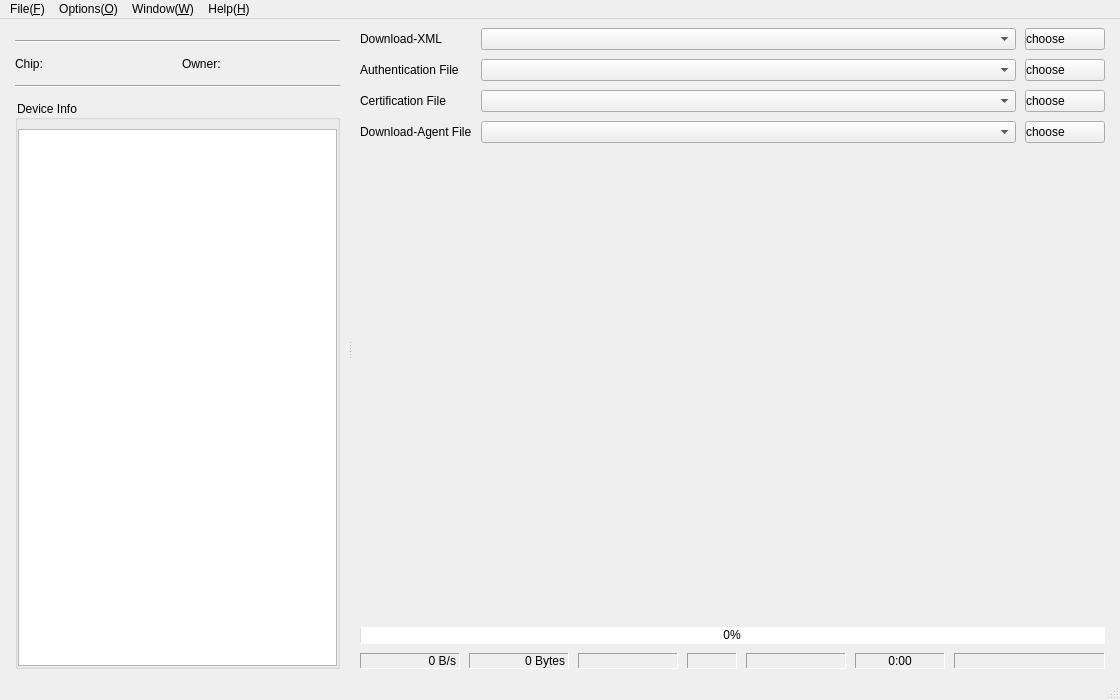
<?xml version="1.0" encoding="UTF-8"?>
<ui version="4.0">
 <class>MainWindow</class>
 <widget class="QMainWindow" name="MainWindow">
  <property name="geometry">
   <rect>
    <x>0</x>
    <y>0</y>
    <width>1120</width>
    <height>700</height>
   </rect>
  </property>
  <property name="minimumSize">
   <size>
    <width>1120</width>
    <height>700</height>
   </size>
  </property>
  <property name="windowTitle">
   <string/>
  </property>
  <property name="windowIcon">
   <iconset resource="../Resources/icon.qrc">
    <normaloff>:/images/application.png</normaloff>:/images/application.png</iconset>
  </property>
  <widget class="QWidget" name="centralwidget">
   <property name="styleSheet">
    <string notr="true">alternate-background-color: rgb(85, 170, 127);</string>
   </property>
   <layout class="QVBoxLayout" name="verticalLayout_3">
    <item>
     <widget class="QSplitter" name="splitter">
      <property name="styleSheet">
       <string notr="true">QSplitter::handle{background-color: rgb(172, 172, 172);};</string>
      </property>
      <property name="frameShape">
       <enum>QFrame::Panel</enum>
      </property>
      <property name="lineWidth">
       <number>0</number>
      </property>
      <property name="midLineWidth">
       <number>1</number>
      </property>
      <property name="orientation">
       <enum>Qt::Horizontal</enum>
      </property>
      <property name="handleWidth">
       <number>2</number>
      </property>
      <property name="childrenCollapsible">
       <bool>false</bool>
      </property>
      <widget class="QWidget" name="layoutWidget">
       <layout class="QVBoxLayout" name="verticalLayout_7">
        <property name="spacing">
         <number>12</number>
        </property>
        <property name="sizeConstraint">
         <enum>QLayout::SetDefaultConstraint</enum>
        </property>
        <property name="leftMargin">
         <number>6</number>
        </property>
        <property name="rightMargin">
         <number>9</number>
        </property>
        <item>
         <widget class="BromConnSettingWidget" name="bromConnSettingWidget" native="true">
          <property name="sizePolicy">
           <sizepolicy hsizetype="Minimum" vsizetype="Minimum">
            <horstretch>0</horstretch>
            <verstretch>0</verstretch>
           </sizepolicy>
          </property>
         </widget>
        </item>
        <item>
         <widget class="Line" name="line_2">
          <property name="orientation">
           <enum>Qt::Horizontal</enum>
          </property>
         </widget>
        </item>
        <item>
         <layout class="QHBoxLayout" name="horizontalLayout_3">
          <property name="spacing">
           <number>9</number>
          </property>
          <item>
           <widget class="QLabel" name="label_chip">
            <property name="text">
             <string>Chip:</string>
            </property>
           </widget>
          </item>
          <item>
           <widget class="QLabel" name="label_chip_value">
            <property name="font">
             <font>
              <pointsize>12</pointsize>
              <weight>75</weight>
              <bold>true</bold>
             </font>
            </property>
            <property name="text">
             <string/>
            </property>
           </widget>
          </item>
          <item>
           <widget class="QLabel" name="label_owner">
            <property name="text">
             <string>Owner:</string>
            </property>
           </widget>
          </item>
          <item>
           <widget class="QLabel" name="label_owner_name">
            <property name="font">
             <font>
              <pointsize>12</pointsize>
              <weight>75</weight>
              <bold>true</bold>
             </font>
            </property>
            <property name="text">
             <string/>
            </property>
            <property name="textFormat">
             <enum>Qt::AutoText</enum>
            </property>
           </widget>
          </item>
         </layout>
        </item>
        <item>
         <widget class="Line" name="line">
          <property name="orientation">
           <enum>Qt::Horizontal</enum>
          </property>
         </widget>
        </item>
        <item>
         <widget class="QGroupBox" name="groupBox">
          <property name="sizePolicy">
           <sizepolicy hsizetype="Minimum" vsizetype="Expanding">
            <horstretch>0</horstretch>
            <verstretch>0</verstretch>
           </sizepolicy>
          </property>
          <property name="title">
           <string>Device Info</string>
          </property>
          <layout class="QVBoxLayout" name="verticalLayout_6">
           <property name="spacing">
            <number>0</number>
           </property>
           <property name="leftMargin">
            <number>0</number>
           </property>
           <property name="topMargin">
            <number>9</number>
           </property>
           <property name="rightMargin">
            <number>0</number>
           </property>
           <property name="bottomMargin">
            <number>0</number>
           </property>
           <item>
            <widget class="QTextEdit" name="textEdit_device_info">
             <property name="sizePolicy">
              <sizepolicy hsizetype="Expanding" vsizetype="Expanding">
               <horstretch>0</horstretch>
               <verstretch>100</verstretch>
              </sizepolicy>
             </property>
             <property name="font">
              <font>
               <pointsize>11</pointsize>
              </font>
             </property>
             <property name="readOnly">
              <bool>true</bool>
             </property>
             <property name="tabStopWidth">
              <number>80</number>
             </property>
            </widget>
           </item>
          </layout>
         </widget>
        </item>
       </layout>
      </widget>
      <widget class="QWidget" name="layoutWidget">
       <layout class="QVBoxLayout" name="verticalLayout_2" stretch="0,1,0">
        <property name="spacing">
         <number>9</number>
        </property>
        <property name="leftMargin">
         <number>9</number>
        </property>
        <property name="rightMargin">
         <number>6</number>
        </property>
        <item>
         <layout class="QGridLayout" name="gridLayout">
          <item row="0" column="0">
           <widget class="QLabel" name="label_download_xml">
            <property name="sizePolicy">
             <sizepolicy hsizetype="Minimum" vsizetype="Preferred">
              <horstretch>0</horstretch>
              <verstretch>0</verstretch>
             </sizepolicy>
            </property>
            <property name="text">
             <string>Download-XML</string>
            </property>
           </widget>
          </item>
          <item row="0" column="1">
           <widget class="QComboBox" name="comboBox_flash_xml_file">
            <property name="sizePolicy">
             <sizepolicy hsizetype="Expanding" vsizetype="Fixed">
              <horstretch>0</horstretch>
              <verstretch>0</verstretch>
             </sizepolicy>
            </property>
            <property name="maxCount">
             <number>10</number>
            </property>
           </widget>
          </item>
          <item row="0" column="2">
           <widget class="QPushButton" name="pushButton_flash_xml">
            <property name="styleSheet">
             <string notr="true">QPushButton {
    text-align:left;
}
</string>
            </property>
            <property name="text">
             <string>choose</string>
            </property>
            <property name="icon">
             <iconset resource="../Resources/icon.qrc">
              <normaloff>:/images/folder.png</normaloff>:/images/folder.png</iconset>
            </property>
            <property name="iconSize">
             <size>
              <width>20</width>
              <height>20</height>
             </size>
            </property>
           </widget>
          </item>
          <item row="1" column="0">
           <widget class="QLabel" name="label_authFile">
            <property name="sizePolicy">
             <sizepolicy hsizetype="Minimum" vsizetype="Preferred">
              <horstretch>0</horstretch>
              <verstretch>0</verstretch>
             </sizepolicy>
            </property>
            <property name="toolTip">
             <string>Only used for security download</string>
            </property>
            <property name="text">
             <string>Authentication File</string>
            </property>
           </widget>
          </item>
          <item row="1" column="1">
           <widget class="QComboBox" name="comboBox_authFilePath">
            <property name="sizePolicy">
             <sizepolicy hsizetype="Expanding" vsizetype="Fixed">
              <horstretch>0</horstretch>
              <verstretch>0</verstretch>
             </sizepolicy>
            </property>
            <property name="acceptDrops">
             <bool>false</bool>
            </property>
            <property name="whatsThis">
             <string>Optional: Only used for security download</string>
            </property>
            <property name="editable">
             <bool>false</bool>
            </property>
            <property name="maxCount">
             <number>10</number>
            </property>
            <property name="insertPolicy">
             <enum>QComboBox::InsertAtTop</enum>
            </property>
           </widget>
          </item>
          <item row="1" column="2">
           <widget class="QPushButton" name="pushButton_authFile">
            <property name="styleSheet">
             <string notr="true">QPushButton {
    text-align:left;
}</string>
            </property>
            <property name="text">
             <string>choose</string>
            </property>
            <property name="icon">
             <iconset resource="../Resources/icon.qrc">
              <normaloff>:/images/folder.png</normaloff>:/images/folder.png</iconset>
            </property>
            <property name="iconSize">
             <size>
              <width>20</width>
              <height>20</height>
             </size>
            </property>
           </widget>
          </item>
          <item row="2" column="0">
           <widget class="QLabel" name="label_certFile">
            <property name="sizePolicy">
             <sizepolicy hsizetype="Minimum" vsizetype="Preferred">
              <horstretch>0</horstretch>
              <verstretch>0</verstretch>
             </sizepolicy>
            </property>
            <property name="text">
             <string>Certification File</string>
            </property>
           </widget>
          </item>
          <item row="2" column="1">
           <widget class="QComboBox" name="comboBox_certFilePath">
            <property name="sizePolicy">
             <sizepolicy hsizetype="Expanding" vsizetype="Fixed">
              <horstretch>0</horstretch>
              <verstretch>0</verstretch>
             </sizepolicy>
            </property>
            <property name="whatsThis">
             <string>optional: only used for security debug.</string>
            </property>
            <property name="maxCount">
             <number>10</number>
            </property>
            <property name="insertPolicy">
             <enum>QComboBox::InsertAtTop</enum>
            </property>
           </widget>
          </item>
          <item row="2" column="2">
           <widget class="QPushButton" name="pushButton_CertFile">
            <property name="enabled">
             <bool>true</bool>
            </property>
            <property name="layoutDirection">
             <enum>Qt::LeftToRight</enum>
            </property>
            <property name="autoFillBackground">
             <bool>false</bool>
            </property>
            <property name="styleSheet">
             <string notr="true">QPushButton {
    text-align:left;
}
</string>
            </property>
            <property name="text">
             <string>choose</string>
            </property>
            <property name="icon">
             <iconset resource="../Resources/icon.qrc">
              <normaloff>:/images/folder.png</normaloff>:/images/folder.png</iconset>
            </property>
            <property name="iconSize">
             <size>
              <width>20</width>
              <height>20</height>
             </size>
            </property>
            <property name="autoExclusive">
             <bool>false</bool>
            </property>
           </widget>
          </item>
          <item row="3" column="0">
           <widget class="QLabel" name="label_daFile">
            <property name="text">
             <string>Download-Agent File</string>
            </property>
           </widget>
          </item>
          <item row="3" column="1">
           <widget class="QComboBox" name="comboBox_daFilePath">
            <property name="sizePolicy">
             <sizepolicy hsizetype="Expanding" vsizetype="Fixed">
              <horstretch>0</horstretch>
              <verstretch>0</verstretch>
             </sizepolicy>
            </property>
            <property name="maxCount">
             <number>10</number>
            </property>
           </widget>
          </item>
          <item row="3" column="2">
           <widget class="QPushButton" name="pushButton_daFile">
            <property name="styleSheet">
             <string notr="true">QPushButton {
    text-align:left;
}
</string>
            </property>
            <property name="text">
             <string>choose</string>
            </property>
            <property name="icon">
             <iconset resource="../Resources/icon.qrc">
              <normaloff>:/images/folder.png</normaloff>:/images/folder.png</iconset>
            </property>
            <property name="iconSize">
             <size>
              <width>20</width>
              <height>20</height>
             </size>
            </property>
           </widget>
          </item>
         </layout>
        </item>
        <item>
         <widget class="QTabWidget" name="tabWidget">
          <property name="enabled">
           <bool>true</bool>
          </property>
          <property name="sizePolicy">
           <sizepolicy hsizetype="Expanding" vsizetype="Expanding">
            <horstretch>100</horstretch>
            <verstretch>0</verstretch>
           </sizepolicy>
          </property>
          <property name="minimumSize">
           <size>
            <width>0</width>
            <height>0</height>
           </size>
          </property>
          <property name="toolTip">
           <string/>
          </property>
          <property name="styleSheet">
           <string notr="true">QTabBar::tab:selected {
	background-color: rgb(242, 253, 255);
}

QTabWidget::pane{
background-color: rgb(250, 255, 247);
}</string>
          </property>
          <property name="tabShape">
           <enum>QTabWidget::Rounded</enum>
          </property>
          <property name="currentIndex">
           <number>-1</number>
          </property>
          <property name="documentMode">
           <bool>true</bool>
          </property>
          <property name="movable">
           <bool>true</bool>
          </property>
         </widget>
        </item>
        <item>
         <layout class="QVBoxLayout" name="verticalLayout">
          <item>
           <widget class="QProgressBar" name="progressBar">
            <property name="sizePolicy">
             <sizepolicy hsizetype="Preferred" vsizetype="Preferred">
              <horstretch>0</horstretch>
              <verstretch>0</verstretch>
             </sizepolicy>
            </property>
            <property name="minimumSize">
             <size>
              <width>0</width>
              <height>17</height>
             </size>
            </property>
            <property name="maximumSize">
             <size>
              <width>16777215</width>
              <height>17</height>
             </size>
            </property>
            <property name="palette">
             <palette>
              <active>
               <colorrole role="Button">
                <brush brushstyle="SolidPattern">
                 <color alpha="255">
                  <red>193</red>
                  <green>249</green>
                  <blue>255</blue>
                 </color>
                </brush>
               </colorrole>
               <colorrole role="Base">
                <brush brushstyle="SolidPattern">
                 <color alpha="255">
                  <red>193</red>
                  <green>249</green>
                  <blue>255</blue>
                 </color>
                </brush>
               </colorrole>
               <colorrole role="Window">
                <brush brushstyle="SolidPattern">
                 <color alpha="255">
                  <red>193</red>
                  <green>249</green>
                  <blue>255</blue>
                 </color>
                </brush>
               </colorrole>
               <colorrole role="AlternateBase">
                <brush brushstyle="SolidPattern">
                 <color alpha="255">
                  <red>85</red>
                  <green>170</green>
                  <blue>127</blue>
                 </color>
                </brush>
               </colorrole>
              </active>
              <inactive>
               <colorrole role="Button">
                <brush brushstyle="SolidPattern">
                 <color alpha="255">
                  <red>193</red>
                  <green>249</green>
                  <blue>255</blue>
                 </color>
                </brush>
               </colorrole>
               <colorrole role="Base">
                <brush brushstyle="SolidPattern">
                 <color alpha="255">
                  <red>193</red>
                  <green>249</green>
                  <blue>255</blue>
                 </color>
                </brush>
               </colorrole>
               <colorrole role="Window">
                <brush brushstyle="SolidPattern">
                 <color alpha="255">
                  <red>193</red>
                  <green>249</green>
                  <blue>255</blue>
                 </color>
                </brush>
               </colorrole>
               <colorrole role="AlternateBase">
                <brush brushstyle="SolidPattern">
                 <color alpha="255">
                  <red>85</red>
                  <green>170</green>
                  <blue>127</blue>
                 </color>
                </brush>
               </colorrole>
              </inactive>
              <disabled>
               <colorrole role="Button">
                <brush brushstyle="SolidPattern">
                 <color alpha="255">
                  <red>193</red>
                  <green>249</green>
                  <blue>255</blue>
                 </color>
                </brush>
               </colorrole>
               <colorrole role="Base">
                <brush brushstyle="SolidPattern">
                 <color alpha="255">
                  <red>193</red>
                  <green>249</green>
                  <blue>255</blue>
                 </color>
                </brush>
               </colorrole>
               <colorrole role="Window">
                <brush brushstyle="SolidPattern">
                 <color alpha="255">
                  <red>193</red>
                  <green>249</green>
                  <blue>255</blue>
                 </color>
                </brush>
               </colorrole>
               <colorrole role="AlternateBase">
                <brush brushstyle="SolidPattern">
                 <color alpha="255">
                  <red>85</red>
                  <green>170</green>
                  <blue>127</blue>
                 </color>
                </brush>
               </colorrole>
              </disabled>
             </palette>
            </property>
            <property name="font">
             <font>
              <weight>50</weight>
              <bold>false</bold>
             </font>
            </property>
            <property name="autoFillBackground">
             <bool>false</bool>
            </property>
            <property name="styleSheet">
             <string notr="true">QProgressBar { border-radius: 0px;text-align: center}</string>
            </property>
            <property name="value">
             <number>0</number>
            </property>
            <property name="alignment">
             <set>Qt::AlignCenter</set>
            </property>
            <property name="orientation">
             <enum>Qt::Horizontal</enum>
            </property>
            <property name="invertedAppearance">
             <bool>false</bool>
            </property>
            <property name="textDirection">
             <enum>QProgressBar::TopToBottom</enum>
            </property>
            <property name="format">
             <string>%p%</string>
            </property>
           </widget>
          </item>
          <item>
           <layout class="QHBoxLayout" name="horizontalLayout">
            <item>
             <widget class="QLabel" name="label_SpeedInfo">
              <property name="minimumSize">
               <size>
                <width>100</width>
                <height>0</height>
               </size>
              </property>
              <property name="maximumSize">
               <size>
                <width>100</width>
                <height>16777215</height>
               </size>
              </property>
              <property name="layoutDirection">
               <enum>Qt::LeftToRight</enum>
              </property>
              <property name="frameShape">
               <enum>QFrame::Panel</enum>
              </property>
              <property name="frameShadow">
               <enum>QFrame::Sunken</enum>
              </property>
              <property name="lineWidth">
               <number>1</number>
              </property>
              <property name="midLineWidth">
               <number>0</number>
              </property>
              <property name="text">
               <string>0 B/s</string>
              </property>
              <property name="alignment">
               <set>Qt::AlignRight|Qt::AlignTrailing|Qt::AlignVCenter</set>
              </property>
             </widget>
            </item>
            <item>
             <widget class="QLabel" name="label_total">
              <property name="minimumSize">
               <size>
                <width>100</width>
                <height>0</height>
               </size>
              </property>
              <property name="maximumSize">
               <size>
                <width>100</width>
                <height>16777215</height>
               </size>
              </property>
              <property name="frameShape">
               <enum>QFrame::Panel</enum>
              </property>
              <property name="frameShadow">
               <enum>QFrame::Sunken</enum>
              </property>
              <property name="text">
               <string>0 Bytes</string>
              </property>
              <property name="alignment">
               <set>Qt::AlignRight|Qt::AlignTrailing|Qt::AlignVCenter</set>
              </property>
             </widget>
            </item>
            <item>
             <widget class="QLabel" name="label_stress_count">
              <property name="minimumSize">
               <size>
                <width>100</width>
                <height>0</height>
               </size>
              </property>
              <property name="maximumSize">
               <size>
                <width>60</width>
                <height>16777215</height>
               </size>
              </property>
              <property name="frameShape">
               <enum>QFrame::Panel</enum>
              </property>
              <property name="frameShadow">
               <enum>QFrame::Sunken</enum>
              </property>
              <property name="lineWidth">
               <number>1</number>
              </property>
              <property name="midLineWidth">
               <number>0</number>
              </property>
              <property name="text">
               <string/>
              </property>
              <property name="alignment">
               <set>Qt::AlignCenter</set>
              </property>
             </widget>
            </item>
            <item>
             <widget class="QLabel" name="label_storage">
              <property name="minimumSize">
               <size>
                <width>50</width>
                <height>0</height>
               </size>
              </property>
              <property name="maximumSize">
               <size>
                <width>50</width>
                <height>16777215</height>
               </size>
              </property>
              <property name="font">
               <font>
                <weight>75</weight>
                <italic>false</italic>
                <bold>true</bold>
                <underline>false</underline>
                <strikeout>false</strikeout>
                <stylestrategy>PreferDefault</stylestrategy>
                <kerning>true</kerning>
               </font>
              </property>
              <property name="frameShape">
               <enum>QFrame::Panel</enum>
              </property>
              <property name="frameShadow">
               <enum>QFrame::Sunken</enum>
              </property>
              <property name="lineWidth">
               <number>1</number>
              </property>
              <property name="midLineWidth">
               <number>0</number>
              </property>
              <property name="text">
               <string/>
              </property>
              <property name="textFormat">
               <enum>Qt::PlainText</enum>
              </property>
              <property name="alignment">
               <set>Qt::AlignCenter</set>
              </property>
             </widget>
            </item>
            <item>
             <widget class="QLabel" name="label_usbStatus">
              <property name="minimumSize">
               <size>
                <width>100</width>
                <height>0</height>
               </size>
              </property>
              <property name="maximumSize">
               <size>
                <width>100</width>
                <height>16777215</height>
               </size>
              </property>
              <property name="toolTip">
               <string/>
              </property>
              <property name="frameShape">
               <enum>QFrame::Panel</enum>
              </property>
              <property name="frameShadow">
               <enum>QFrame::Sunken</enum>
              </property>
              <property name="lineWidth">
               <number>1</number>
              </property>
              <property name="midLineWidth">
               <number>0</number>
              </property>
              <property name="text">
               <string/>
              </property>
              <property name="textFormat">
               <enum>Qt::PlainText</enum>
              </property>
              <property name="alignment">
               <set>Qt::AlignCenter</set>
              </property>
             </widget>
            </item>
            <item>
             <widget class="QLabel" name="label_time">
              <property name="minimumSize">
               <size>
                <width>90</width>
                <height>0</height>
               </size>
              </property>
              <property name="maximumSize">
               <size>
                <width>90</width>
                <height>16777215</height>
               </size>
              </property>
              <property name="frameShape">
               <enum>QFrame::Panel</enum>
              </property>
              <property name="frameShadow">
               <enum>QFrame::Sunken</enum>
              </property>
              <property name="lineWidth">
               <number>1</number>
              </property>
              <property name="midLineWidth">
               <number>0</number>
              </property>
              <property name="text">
               <string>0:00</string>
              </property>
              <property name="alignment">
               <set>Qt::AlignCenter</set>
              </property>
             </widget>
            </item>
            <item>
             <widget class="QLabel" name="label_status_port">
              <property name="frameShape">
               <enum>QFrame::Panel</enum>
              </property>
              <property name="frameShadow">
               <enum>QFrame::Sunken</enum>
              </property>
              <property name="lineWidth">
               <number>1</number>
              </property>
              <property name="midLineWidth">
               <number>0</number>
              </property>
              <property name="text">
               <string/>
              </property>
             </widget>
            </item>
           </layout>
          </item>
         </layout>
        </item>
       </layout>
      </widget>
     </widget>
    </item>
   </layout>
  </widget>
  <widget class="QMenuBar" name="menubar">
   <property name="geometry">
    <rect>
     <x>0</x>
     <y>0</y>
     <width>1120</width>
     <height>23</height>
    </rect>
   </property>
   <widget class="QMenu" name="menu_File">
    <property name="title">
     <string>File(&amp;F)</string>
    </property>
    <widget class="QMenu" name="menuExport_Console_Mode_XML">
     <property name="title">
      <string>Export Console Mode XML</string>
     </property>
     <addaction name="actionExportFormat"/>
     <addaction name="actionExportDownload"/>
     <addaction name="separator"/>
     <addaction name="actionExportReadback"/>
     <addaction name="separator"/>
     <addaction name="actionExportWriteMemory"/>
    </widget>
    <addaction name="separator"/>
    <addaction name="menuExport_Console_Mode_XML"/>
    <addaction name="separator"/>
    <addaction name="actionExit"/>
   </widget>
   <widget class="QMenu" name="menuOptions">
    <property name="title">
     <string>Options(&amp;O)</string>
    </property>
    <addaction name="separator"/>
    <addaction name="actionUSB_UART_options"/>
   </widget>
   <widget class="QMenu" name="menuWindow">
    <property name="title">
     <string>Window(&amp;W)</string>
    </property>
    <addaction name="actionWrite_Memory"/>
    <addaction name="actionField_Firmware_Update"/>
    <addaction name="actionSecurity_Mode"/>
   </widget>
   <widget class="QMenu" name="menuHelp">
    <property name="title">
     <string>Help(&amp;H)</string>
    </property>
    <addaction name="actionShow_Welcome"/>
    <addaction name="separator"/>
    <addaction name="actionAbout"/>
    <addaction name="separator"/>
    <addaction name="actionNetwork_Test"/>
    <addaction name="separator"/>
    <addaction name="action_SoftwareUpdate"/>
    <addaction name="actionOpen_Logs_Folder"/>
   </widget>
   <addaction name="menu_File"/>
   <addaction name="menuOptions"/>
   <addaction name="menuWindow"/>
   <addaction name="menuHelp"/>
  </widget>
  <widget class="QStatusBar" name="statusbar"/>
  <action name="actionExportFormat">
   <property name="text">
    <string>Format...</string>
   </property>
  </action>
  <action name="actionExit">
   <property name="text">
    <string>Exit</string>
   </property>
   <property name="toolTip">
    <string>Exit</string>
   </property>
   <property name="shortcut">
    <string>Ctrl+Q</string>
   </property>
  </action>
  <action name="actionExportDownload">
   <property name="text">
    <string>Download...</string>
   </property>
  </action>
  <action name="actionExportPartial_Format_Download">
   <property name="text">
    <string>Partial Format+Download...</string>
   </property>
  </action>
  <action name="actionExportReadback">
   <property name="text">
    <string>Readback...</string>
   </property>
  </action>
  <action name="actionUSB_UART_options">
   <property name="text">
    <string>Option...</string>
   </property>
   <property name="shortcut">
    <string>Ctrl+Alt+O</string>
   </property>
  </action>
  <action name="actionWrite_Memory">
   <property name="checkable">
    <bool>true</bool>
   </property>
   <property name="text">
    <string>Write Memory</string>
   </property>
   <property name="shortcut">
    <string>Ctrl+Alt+W</string>
   </property>
  </action>
  <action name="actionSecurity_Mode">
   <property name="checkable">
    <bool>true</bool>
   </property>
   <property name="text">
    <string>Security Mode</string>
   </property>
   <property name="shortcut">
    <string>Ctrl+Alt+S</string>
   </property>
  </action>
  <action name="actionShow_Welcome">
   <property name="text">
    <string/>
   </property>
  </action>
  <action name="actionAbout">
   <property name="text">
    <string>About...</string>
   </property>
   <property name="visible">
    <bool>true</bool>
   </property>
  </action>
  <action name="action_SoftwareUpdate">
   <property name="text">
    <string>Software Update...</string>
   </property>
   <property name="visible">
    <bool>false</bool>
   </property>
  </action>
  <action name="actionExportDevice_Readback">
   <property name="text">
    <string>Device Readback...</string>
   </property>
  </action>
  <action name="actionOpen_Logs_Folder">
   <property name="text">
    <string>Open Logs Folder</string>
   </property>
   <property name="shortcut">
    <string>Ctrl+Alt+L</string>
   </property>
  </action>
  <action name="actionExportWriteMemory">
   <property name="text">
    <string>Write Memory...</string>
   </property>
  </action>
  <action name="actionNetwork_Test">
   <property name="text">
    <string>Network Test</string>
   </property>
   <property name="shortcut">
    <string>Ctrl+Alt+N</string>
   </property>
  </action>
  <action name="actionField_Firmware_Update">
   <property name="checkable">
    <bool>true</bool>
   </property>
   <property name="text">
    <string>Field Firmware Update</string>
   </property>
  </action>
 </widget>
 <customwidgets>
  <customwidget>
   <class>BromConnSettingWidget</class>
   <extends>QWidget</extends>
   <header>BromConnSettingWidget.h</header>
   <container>1</container>
  </customwidget>
 </customwidgets>
 <resources>
  <include location="../Resources/icon.qrc"/>
 </resources>
 <connections/>
</ui>
